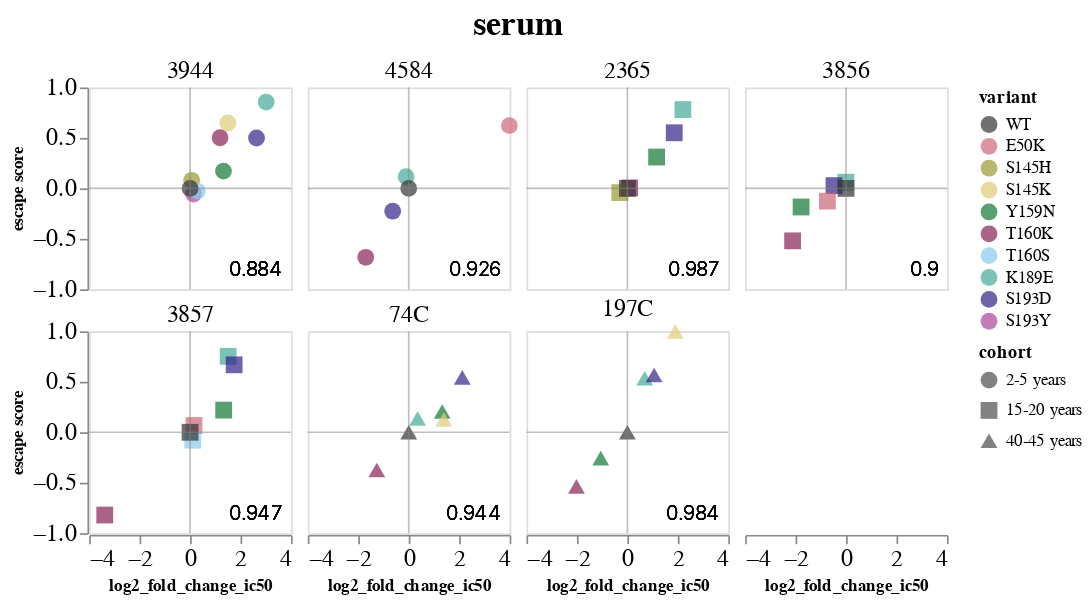

Notebook code for this chart:
### Markdown cell above
### Plot correlation for each independent serum

### Code cell
# define ordering for plot
variant_order = ['WT', 'E50K', 'S145H', 'S145K', 'Y159N', 'T160K', 'T160S', 'K189E', 'S193D', 'S193Y']
serum_order = ['3944', '4584', '2365', '3856', '3857', '74C', '197C']
cohort_order = ['2-5 years', '15-20 years', '40-45 years']

# re-define `corrs` chart to adjust plot sizing for facet
corrs = (
    alt.Chart()
    .mark_point(filled=True, size=100)
    .encode(
        x=alt.X(ic_col, 
                title=ic_col,
                scale=alt.Scale(
                        domain=[-4, 4],
                ),
               ),
        y=alt.Y('escape', 
                title='escape score',
                scale=alt.Scale(
                    domain=[-1, 1],
                    clamp=True
                )
               ),
        color=alt.Color('variant:N', scale=alt.Scale(range=custom_color_scheme, domain=variant_order)),
        shape=alt.Shape('cohort:N', scale=alt.Scale(domain=cohort_order)),
        tooltip=['variant', 'serum', ic_col, 'escape']
    )
    .properties(
        title=serum,
        width=120,
        height=120
    )
)

# re-define `r-text` using the R value defined for each serum in corr_df
# and adjust font size and positioning for faceted chart
r_text = alt.Chart().mark_text(
    align='right',
    baseline='bottom',
    fontSize=12,
    fontWeight=300
).encode(
    x=alt.value(115),
    y=alt.value(115),
    text='r:N'
)

# plot faceted chart
faceted_corrs = alt.layer(
    corrs, r_text, x_axis, y_axis, data=corr_df, 
).facet(
    facet=alt.Facet(
        'serum:N',
        sort=serum_order,
        header=alt.Header(
            titleFontSize=20,
            labelFontSize=14,
            labelPadding=2
    )
    ), 
    spacing=3,
    columns=4
).configure_axis(
    grid=False,
    labelFontSize=14,
    titleFontSize=10,
)

faceted_corrs.save(
    'figures/validation_correlations/figure_S7/hk19_faceted-corrs_ic50.svg',
    scale_factor=2.0
)

faceted_corrs

### Figure 1 — Vega-Lite specification as saved in the notebook (floating-point values rounded to 4 significant figures)
{"config": {"view": {"continuousWidth": 300, "continuousHeight": 300}, "axis": {"grid": false, "labelFontSize": 14, "titleFontSize": 10}}, "data": {"name": "data-4c970c108880de5a58c682c19095f6a1"}, "facet": {"field": "serum", "header": {"labelFontSize": 14, "labelPadding": 2, "titleFontSize": 20}, "sort": ["3944", "4584", "2365", "3856", "3857", "74C", "197C"], "type": "nominal"}, "spec": {"layer": [{"mark": {"type": "point", "filled": true, "size": 100}, "encoding": {"color": {"field": "variant", "scale": {"domain": ["WT", "E50K", "S145H", "S145K", "Y159N", "T160K", "T160S", "K189E", "S193D", "S193Y"], "range": ["#333333", "#CC6677", "#999933", "#DDCC77", "#117733", "#882255", "#88CCEE", "#44AA99", "#332288", "#AA4499"]}, "type": "nominal"}, "shape": {"field": "cohort", "scale": {"domain": ["2-5 years", "15-20 years", "40-45 years"]}, "type": "nominal"}, "tooltip": [{"field": "variant", "type": "nominal"}, {"field": "serum", "type": "nominal"}, {"field": "log2_fold_change_ic50", "type": "quantitative"}, {"field": "escape", "type": "quantitative"}], "x": {"field": "log2_fold_change_ic50", "scale": {"domain": [-4, 4]}, "title": "log2_fold_change_ic50", "type": "quantitative"}, "y": {"field": "escape", "scale": {"clamp": true, "domain": [-1, 1]}, "title": "escape score", "type": "quantitative"}}, "title": "3944"}, {"mark": {"type": "text", "align": "right", "baseline": "bottom", "fontSize": 12, "fontWeight": 300}, "encoding": {"text": {"field": "r", "type": "nominal"}, "x": {"value": 115}, "y": {"value": 115}}}, {"data": {"name": "data-06fd9f850666401b4599de5588b60692"}, "mark": {"type": "rule", "color": "gray", "opacity": 0.5, "size": 1}, "encoding": {"y": {"field": "y", "type": "quantitative"}}}, {"data": {"name": "data-9c00aa9dc2b1c1a0b4bf9b34ead12925"}, "mark": {"type": "rule", "color": "gray", "opacity": 0.5, "size": 1}, "encoding": {"x": {"field": "x", "type": "quantitative"}}}], "height": 120, "width": 120}, "columns": 4, "spacing": 3, "$schema": "https://vega.github.io/schema/vega-lite/v5.8.0.json", "datasets": {"data-4c970c108880de5a58c682c19095f6a1": [{"serum": "2365", "variant": "Y159N", "log2_fold_change_ic50": 1.159, "escape": 0.3106, "cohort": "15-20 years", "r": 0.987}, {"serum": "2365", "variant": "T160K", "log2_fold_change_ic50": 0.08919, "escape": 0.0047, "cohort": "15-20 years", "r": 0.987}, {"serum": "2365", "variant": "K189E", "log2_fold_change_ic50": 2.199, "escape": 0.781, "cohort": "15-20 years", "r": 0.987}, {"serum": "2365", "variant": "S193D", "log2_fold_change_ic50": 1.856, "escape": 0.5509, "cohort": "15-20 years", "r": 0.987}, {"serum": "2365", "variant": "S145H", "log2_fold_change_ic50": -0.3008, "escape": -0.0419, "cohort": "15-20 years", "r": 0.987}, {"serum": "3856", "variant": "Y159N", "log2_fold_change_ic50": -1.782, "escape": -0.1843, "cohort": "15-20 years", "r": 0.9}, {"serum": "3856", "variant": "T160K", "log2_fold_change_ic50": -2.117, "escape": -0.52, "cohort": "15-20 years", "r": 0.9}, {"serum": "3856", "variant": "K189E", "log2_fold_change_ic50": -0.008477, "escape": 0.0612, "cohort": "15-20 years", "r": 0.9}, {"serum": "3856", "variant": "S193D", "log2_fold_change_ic50": -0.478, "escape": 0.0272, "cohort": "15-20 years", "r": 0.9}, {"serum": "3856", "variant": "E50K", "log2_fold_change_ic50": -0.7393, "escape": -0.1265, "cohort": "15-20 years", "r": 0.9}, {"serum": "3857", "variant": "Y159N", "log2_fold_change_ic50": 1.333, "escape": 0.2199, "cohort": "15-20 years", "r": 0.947}, {"serum": "3857", "variant": "T160K", "log2_fold_change_ic50": -3.381, "escape": -0.8201, "cohort": "15-20 years", "r": 0.947}, {"serum": "3857", "variant": "K189E", "log2_fold_change_ic50": 1.511, "escape": 0.7525, "cohort": "15-20 years", "r": 0.947}, {"serum": "3857", "variant": "S193D", "log2_fold_change_ic50": 1.747, "escape": 0.6684, "cohort": "15-20 years", "r": 0.947}, {"serum": "3857", "variant": "E50K", "log2_fold_change_ic50": 0.1551, "escape": 0.0667, "cohort": "15-20 years", "r": 0.947}, {"serum": "3857", "variant": "T160S", "log2_fold_change_ic50": 0.1059, "escape": -0.0783, "cohort": "15-20 years", "r": 0.947}, {"serum": "4584", "variant": "T160K", "log2_fold_change_ic50": -1.703, "escape": -0.683, "cohort": "2-5 years", "r": 0.926}, {"serum": "4584", "variant": "K189E", "log2_fold_change_ic50": -0.1052, "escape": 0.116, "cohort": "2-5 years", "r": 0.926}, {"serum": "4584", "variant": "S193D", "log2_fold_change_ic50": -0.636, "escape": -0.226, "cohort": "2-5 years", "r": 0.926}, {"serum": "4584", "variant": "E50K", "log2_fold_change_ic50": 3.989, "escape": 0.6214, "cohort": "2-5 years", "r": 0.926}, {"serum": "197C", "variant": "Y159N", "log2_fold_change_ic50": -1.057, "escape": -0.2564, "cohort": "40-45 years", "r": 0.984}, {"serum": "197C", "variant": "T160K", "log2_fold_change_ic50": -2.018, "escape": -0.5361, "cohort": "40-45 years", "r": 0.984}, {"serum": "197C", "variant": "K189E", "log2_fold_change_ic50": 0.6879, "escape": 0.5359, "cohort": "40-45 years", "r": 0.984}, {"serum": "197C", "variant": "S193D", "log2_fold_change_ic50": 1.059, "escape": 0.5683, "cohort": "40-45 years", "r": 0.984}, {"serum": "197C", "variant": "S145K", "log2_fold_change_ic50": 1.898, "escape": 1.019, "cohort": "40-45 years", "r": 0.984}, {"serum": "74C", "variant": "Y159N", "log2_fold_change_ic50": 1.326, "escape": 0.2053, "cohort": "40-45 years", "r": 0.944}, {"serum": "74C", "variant": "T160K", "log2_fold_change_ic50": -1.266, "escape": -0.3742, "cohort": "40-45 years", "r": 0.944}, {"serum": "74C", "variant": "K189E", "log2_fold_change_ic50": 0.3524, "escape": 0.1363, "cohort": "40-45 years", "r": 0.944}, {"serum": "74C", "variant": "S193D", "log2_fold_change_ic50": 2.122, "escape": 0.5442, "cohort": "40-45 years", "r": 0.944}, {"serum": "74C", "variant": "S145K", "log2_fold_change_ic50": 1.391, "escape": 0.1264, "cohort": "40-45 years", "r": 0.944}, {"serum": "3944", "variant": "Y159N", "log2_fold_change_ic50": 1.324, "escape": 0.1714, "cohort": "2-5 years", "r": 0.884}, {"serum": "3944", "variant": "T160K", "log2_fold_change_ic50": 1.189, "escape": 0.5014, "cohort": "2-5 years", "r": 0.884}, {"serum": "3944", "variant": "K189E", "log2_fold_change_ic50": 3.016, "escape": 0.8553, "cohort": "2-5 years", "r": 0.884}, {"serum": "3944", "variant": "S193D", "log2_fold_change_ic50": 2.634, "escape": 0.4992, "cohort": "2-5 years", "r": 0.884}, {"serum": "3944", "variant": "S193Y", "log2_fold_change_ic50": 0.1404, "escape": -0.0562, "cohort": "2-5 years", "r": 0.884}, {"serum": "3944", "variant": "S145H", "log2_fold_change_ic50": 0.06231, "escape": 0.0801, "cohort": "2-5 years", "r": 0.884}, {"serum": "3944", "variant": "S145K", "log2_fold_change_ic50": 1.5, "escape": 0.6477, "cohort": "2-5 years", "r": 0.884}, {"serum": "3944", "variant": "T160S", "log2_fold_change_ic50": 0.2918, "escape": -0.0266, "cohort": "2-5 years", "r": 0.884}, {"serum": "2365", "variant": "WT", "log2_fold_change_ic50": 0, "escape": 0, "cohort": "15-20 years", "r": 0.987}, {"serum": "3856", "variant": "WT", "log2_fold_change_ic50": 0, "escape": 0, "cohort": "15-20 years", "r": 0.9}, {"serum": "3857", "variant": "WT", "log2_fold_change_ic50": 0, "escape": 0, "cohort": "15-20 years", "r": 0.947}, {"serum": "4584", "variant": "WT", "log2_fold_change_ic50": 0, "escape": 0, "cohort": "2-5 years", "r": 0.926}, {"serum": "197C", "variant": "WT", "log2_fold_change_ic50": 0, "escape": 0, "cohort": "40-45 years", "r": 0.984}, {"serum": "74C", "variant": "WT", "log2_fold_change_ic50": 0, "escape": 0, "cohort": "40-45 years", "r": 0.944}, {"serum": "3944", "variant": "WT", "log2_fold_change_ic50": 0, "escape": 0, "cohort": "2-5 years", "r": 0.884}], "data-06fd9f850666401b4599de5588b60692": [{"y": 0}], "data-9c00aa9dc2b1c1a0b4bf9b34ead12925": [{"x": 0}]}}
